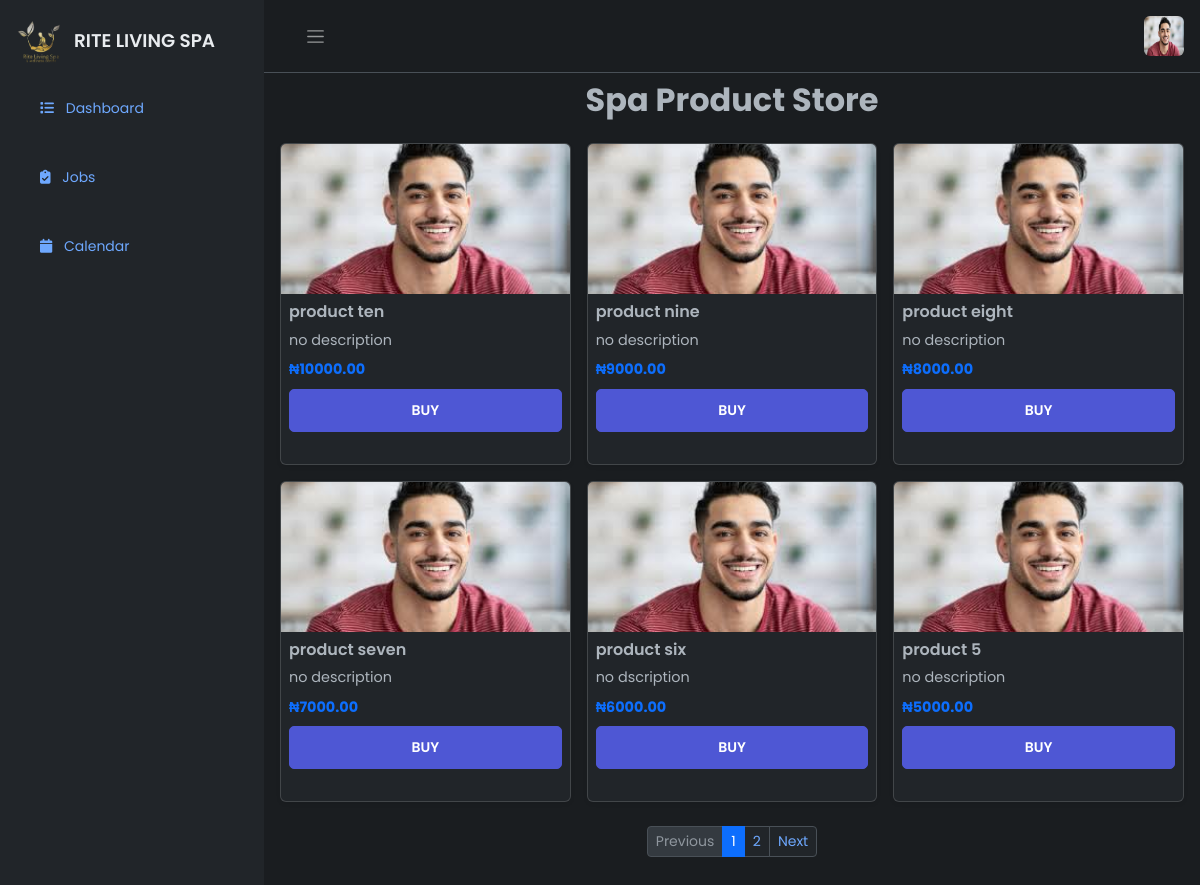
Page /store (signed in) on the committed database.
### firstApp/models.py (models this page shows, shortened)
class CustomUser(AbstractBaseUser, PermissionsMixin):
    email = models.EmailField(unique=True)
    first_name = models.CharField(max_length=255, blank=True)
    last_name = models.CharField(max_length=255, blank=True)
    is_secretary = models.BooleanField(blank=True, null=True, default=False)
    is_not_secretary = models.BooleanField(blank=True, null=True, default=False)
    is_admin = models.BooleanField(blank=True, null=True, default=False)
    is_active = models.BooleanField(default=True)
    is_staff = models.BooleanField(default=False)
    date_joined = models.DateTimeField(default=timezone.now)
    objects = CustomUserManager()
    USERNAME_FIELD = 'email'
    REQUIRED_FIELDS = []  # You can add more fields here like ['full_name']

class UserProfile(models.Model):
    user = models.OneToOneField(CustomUser, on_delete=models.CASCADE, related_name='profile', blank=True, null=True)
    profile_picture = models.ImageField(upload_to='profile_pics/', blank=True, null=True)
    phone_number = models.CharField(max_length=15, blank=True, null=True)
    address = models.TextField(blank=True, null=True)
    birthday = models.DateField(blank=True, null=True)
    bio = models.TextField(blank=True, null=True)
    facebook = models.URLField(max_length=200, blank=True, null=True)
    twitter = models.URLField(max_length=200, blank=True, null=True)
    instagram = models.URLField(max_length=200, blank=True, null=True)
    linkedin = models.URLField(max_length=200, blank=True, null=True)

class Product(models.Model):
    name = models.CharField(max_length=255, blank=True, null=True)
    description = models.TextField(blank=True, null=True)
    uploaded_file = models.FileField(upload_to='uploads/orders/', blank=True, null=True)
    price = models.DecimalField(max_digits=10, decimal_places=2, blank=True, null=True)
    created_at = models.DateTimeField(auto_now_add=True)

### firstApp/views.py (the view)
# urls.py: path('store', StorePageView, name='storepage'),
@login_required(login_url='loginpage')
def StorePageView(request):
    user = request.user
    products_list = Product.objects.all().order_by('-created_at')
    paginator = Paginator(products_list, 6)  # 6 products per page
    page_number = request.GET.get('page')
    products = paginator.get_page(page_number)
    orders = Order.objects.select_related('client', 'product').order_by('-created_at')
    order_count = orders.count()
    user_order_count = orders.filter(client=user).count()
    user_orders = Order.objects.filter(client=user).select_related('product').prefetch_related('messages').order_by('-created_at')
    user_order_count_show = user_orders.count()
    context = {
        'products': products,
        'orders': orders,
        'order_count': order_count,
        'user_order_count': user_order_count,
        'user_orders': user_orders,
        'user_order_count_show': user_order_count_show
    }
    return render(request, 'auth/store.html', context)

### firstApp/templates/auth/store.html (shortened to what this page needs)
{% extends 'auth/maindash.html' %}
{% load static %}
{% block content %}
<div class="main">
    {% include 'auth/nav.html' %}
    <main class="content px-3 py-2" style="max-height: 90vh; overflow-y: auto;">
        <h2 class="text-center mb-4 fw-bold">Spa Product Store</h2>
        <div class="row row-cols-1 row-cols-sm-2 row-cols-md-3 g-3">
            {% for product in products %}
            <div class="col">
                <div class="card h-100 shadow-sm" style="font-size: 0.9rem;">
                    <img src="{{ product.uploaded_file.url }}" class="card-img-top" alt="{{ product.name }}"
                        style="height: 150px; object-fit: cover;">
                    <div class="card-body p-2">
                        <h6 class="card-title fw-semibold mb-2">{{ product.name }}</h6>
                        <p class="card-text mb-2">{{ product.description|truncatewords:15 }}</p>
                        <p class="text-primary fw-bold mb-2">₦{{ product.price }}</p>
                        <a href="#" class="btn btn-sm btn-brand w-100" onclick="showBuyModal('{{ product.id }}')">BUY</a>
                    </div>
                </div>
            </div>
            {% empty %}
            <div class="col">
                <p class="text-center">No products available right now.</p>
            </div>
            {% endfor %}
        </div>
        <div class="d-flex justify-content-center mt-4">
            <nav>
                <ul class="pagination pagination-sm">
                    {% if products.has_previous %}
                    <li class="page-item">
                        <a class="page-link" href="?page={{ products.previous_page_number }}">Previous</a>
                    </li>
                    {% else %}
                    <li class="page-item disabled"><span class="page-link">Previous</span></li>
                    {% endif %}
                    {% for num in products.paginator.page_range %}
                    {% if products.number == num %}
                    <li class="page-item active"><span class="page-link">{{ num }}</span></li>
                    {% else %}
                    <li class="page-item">
                        <a class="page-link" href="?page={{ num }}">{{ num }}</a>
                    </li>
                    {% endif %}
                    {% endfor %}
                    {% if products.has_next %}
                    <li class="page-item">
                        <a class="page-link" href="?page={{ products.next_page_number }}">Next</a>
                    </li>
                    {% else %}
                    <li class="page-item disabled"><span class="page-link">Next</span></li>
                    {% endif %}
                </ul>
            </nav>
        </div>
    </main>
</div>
{% endblock %}

### firstApp/templates/auth/maindash.html (shortened to what this page needs)
{% load static %}
<!DOCTYPE html>
<html lang="en" data-bs-theme="dark">
<head>
    <link rel="stylesheet" href="https://cdn.jsdelivr.net/npm/bootstrap@5.3.0-alpha2/dist/css/bootstrap.min.css">
    <link rel="stylesheet" href="https://cdn.jsdelivr.net/npm/bootstrap-icons@1.10.5/font/bootstrap-icons.css">
    <link href="https://cdn.jsdelivr.net/npm/remixicon@4.5.0/fonts/remixicon.css" rel="stylesheet" />
    <link rel="stylesheet" href="https://cdnjs.cloudflare.com/ajax/libs/font-awesome/6.5.0/css/all.min.css"
>
    <link rel="stylesheet" type="text/css" href="{% static 'firstApp/css/dashboard.css' %}">
</head>
<body>
    <div class="wrapper">
        <aside id="sidebar" class="js-sidebar">
            <div class="h-100">
                <div class="sidebar-logo p-3">
                    <a href="#" class="d-flex align-items-center text-decoration-none">
                        <img src="{% static 'firstApp/images/logo.png' %}" alt="logo" width="50" height="50" />
                        <span class="ms-2">RITE LIVING SPA</span>
                    </a>
                </div>
                <ul class="nav flex-column sidebar-nav d-flex flex-column gap-3 mx-3">
                    {% with current=request.resolver_match.url_name %}
                    <li class="nav-item">
                        <a href="{% url 'dashboardpage' %}"
                            class="nav-link py-3 px-4 rounded-3 {% if current == 'dashboardpage' %}bg-light text-dark{% endif %}"
                            onmouseover="this.classList.add('bg-light', 'text-dark')"
                            onmouseout="if (this.getAttribute('data-active') !== 'true') this.classList.remove('bg-light', 'text-dark')"
                            data-active="{% if current == 'dashboardpage' %}true{% else %}false{% endif %}">
                            <i class="fa-solid fa-list pe-2"></i> Dashboard
                        </a>
                    </li>
                    {% if user.is_not_secretary %}
                    <li class="nav-item">
                        <a href="{% url 'jobspage' %}"
                            class="nav-link py-3 px-4 rounded-3 {% if current == 'jobspage' %}bg-light text-dark{% endif %}"
                            onmouseover="this.classList.add('bg-light', 'text-dark')"
                            onmouseout="if (this.getAttribute('data-active') !== 'true') this.classList.remove('bg-light', 'text-dark')"
                            data-active="{% if current == 'jobspage' %}true{% else %}false{% endif %}">
                            <i class="fa-solid fa-clipboard-check pe-2"></i> Jobs
                        </a>
                    </li>
                    <li class="nav-item">
                        <a href="{% url 'calenderpage' %}"
                            class="nav-link py-3 px-4 rounded-3 {% if current == 'calenderpage' %}bg-light text-dark{% endif %}"
                            onmouseover="this.classList.add('bg-light', 'text-dark')"
                            onmouseout="if (this.getAttribute('data-active') !== 'true') this.classList.remove('bg-light', 'text-dark')"
                            data-active="{% if current == 'calenderpage' %}true{% else %}false{% endif %}">
                            <i class="fa-solid fa-calendar pe-2"></i> Calendar
                        </a>
                    </li>
                    {% endif %}
                    {% endwith %}
                </ul>
            </div>
        </aside>
        {% block content %}{% endblock %}
    </div>
</body>
</html>

### firstApp/templates/auth/nav.html (shortened to what this page needs)
{% load static %}
<nav class="navbar navbar-expand px-3 border-bottom">
    <button class="btn" id="sidebar-toggle" type="button">
        <span class="navbar-toggler-icon"></span>
    </button>
    <div class="navbar-collapse navbar">
        <ul class="navbar-nav">
            <li class="nav-item dropdown">
                <a href="#" data-bs-toggle="dropdown" class="nav-icon pe-md-0">
                    <img src="{% if request.user.profile.profile_picture %}{{ request.user.profile.profile_picture.url }}{% else %}{% static 'firstApp/images/defaultprofile.png' %}{% endif %}"
                        class="avatar img-fluid rounded" alt="Profile Picture">
                </a>
            </li>
        </ul>
    </div>
</nav>

### static/firstApp/css/dashboard.css (style rules this page uses)
:root { --c-dark: #212529; --c-brand: #4e57d4; --c-brand-light: #6970dd; --c-brand-rgb: 78, 87, 212; --c-body: #727272; --font-base: "Poppins", sans-serif; --box-shadow: 0px 15px 25px rgba(0,0,0,0.08); --transition: all 0.5s ease; }
body { font-family: 'Poppins', sans-serif; font-size: 0.875rem; opacity: 1; overflow-y: hidden; margin: 0; }
a { cursor: pointer; text-decoration: none; font-family: 'Poppins', sans-serif; }
.btn { font-weight: 600; font-size: 14px; text-transform: uppercase; border-radius: 5px; padding: 10px 24px; }
.btn-brand { background-color: var(--c-brand); border-color: var(--c-brand); color: white; }
li { list-style: none; }
.wrapper { align-items: stretch; display: flex; width: 100%; }
#sidebar { max-width: 264px; min-width: 264px; background: var(--bs-dark); transition: all 0.35s ease-in-out; }
.main { display: flex; flex-direction: column; min-height: 100vh; min-width: 0; overflow: hidden; transition: all 0.35s ease-in-out; width: 100%; background: var(--bs-dark-bg-subtle); }
.sidebar-logo { padding: 1.15rem; }
.sidebar-logo a { color: #e9ecef; font-size: 1.15rem; font-weight: 600; }
.sidebar-nav { list-style: none; margin-bottom: 0; padding-left: 0; margin-left: 0; }
.avatar { height: 40px; width: 40px; }
.navbar-expand .navbar-nav { margin-left: auto; }
.content { flex: 1; max-width: 100vw; width: 100vw; }
@media (min-width:768px) { .content { max-width: auto; width: auto; } }
.card { box-shadow: 0 0 .875rem 0 rgba(34, 46, 60, .05); margin-bottom: 24px; }

### rows in the picture
CustomUser: profile_picture (picture)
Product: uploaded_file (picture), name "product ten", description "no description", price "10000.00"
Product: uploaded_file (picture), name "product nine", description "no description", price "9000.00"
Product: uploaded_file (picture), name "product eight", description "no description", price "8000.00"
Product: uploaded_file (picture), name "product seven", description "no description", price "7000.00"
Product: uploaded_file (picture), name "product six", description "no dscription", price "6000.00"
Product: uploaded_file (picture), name "product 5", description "no description", price "5000.00"

### other values in the picture
{{ num }} "1"
{{ num }} "2"
